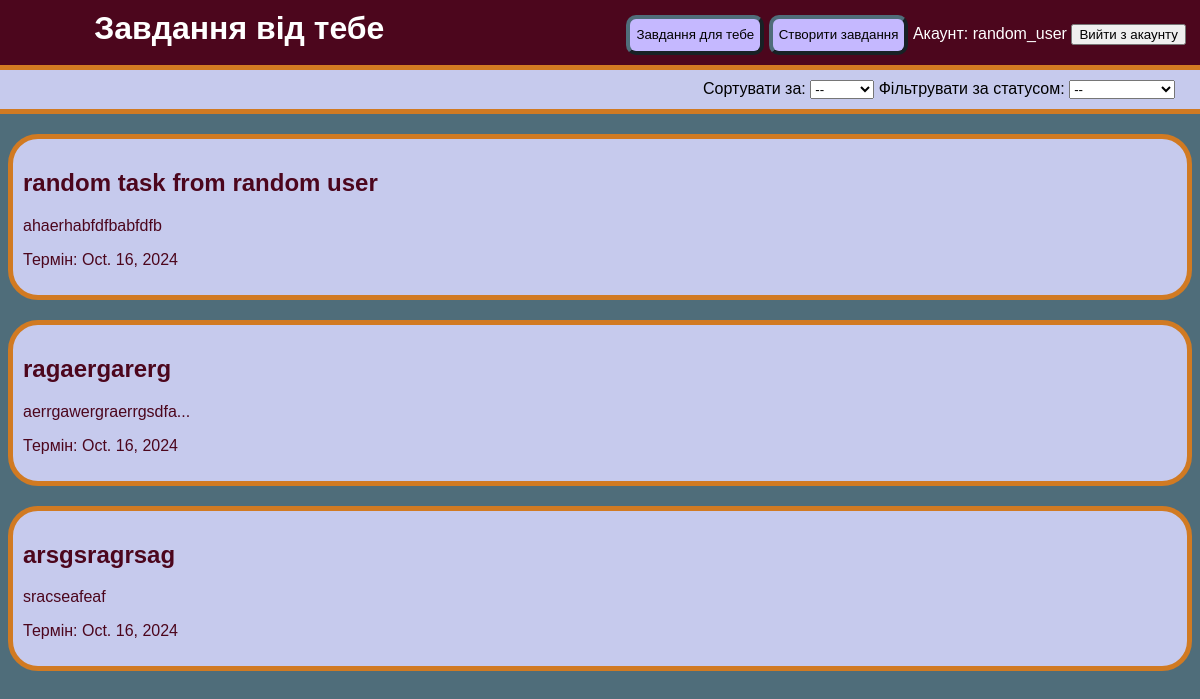
Page /tasks_from_you/ (signed in) on the earlier database version.
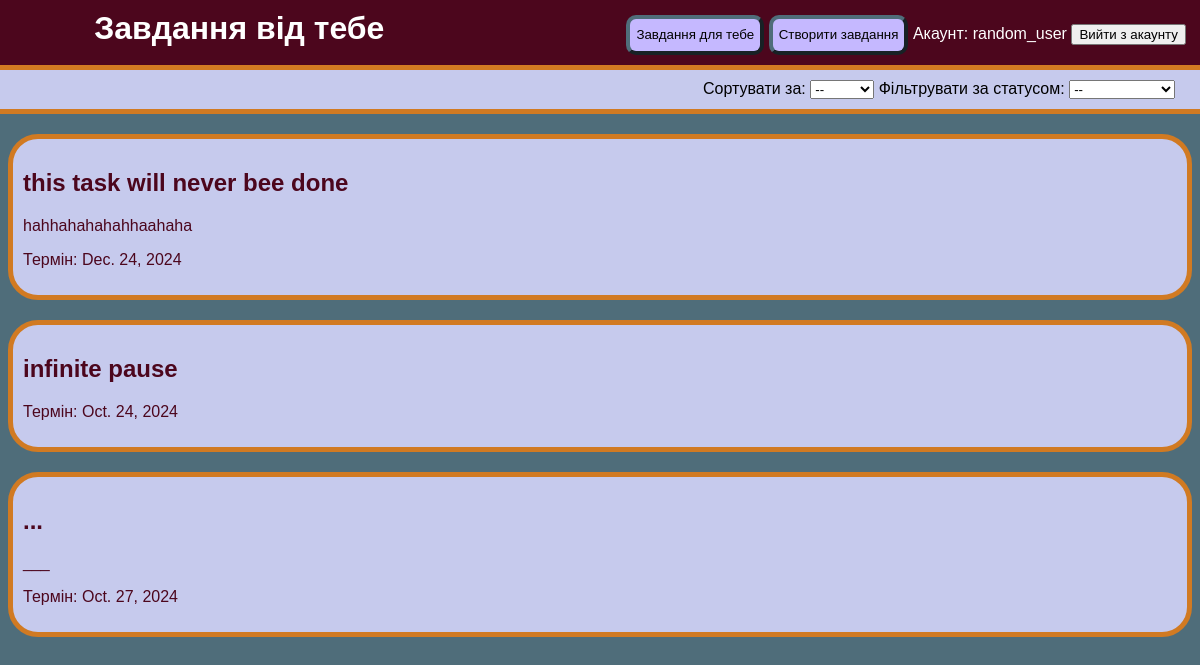
Same page on the later database version.
### tracking_app/models.py (models this page shows)
class Task(models.Model):
    name = models.CharField(max_length=50)
    description = models.TextField()
    stat = models.CharField(max_length=50)
    term = models.DateField()
    giver_id = models.ForeignKey(User, on_delete=models.CASCADE, related_name="tasks_given", default=1)
    receiver_id = models.ForeignKey(User, on_delete=models.CASCADE, related_name="tasks_received", default=1)

### tracking_app/views.py (the view)
# urls.py: path('tasks_from_you/', views.tasks_from_you, name='tasks_from_you'),
def tasks_from_you(request):
    sort_by = request.GET.get('sort_by', 'none')
    status_filter = request.GET.get('status_filter', 'none')
    tasks = Task.objects.filter(giver_id = request.session['user_id'])
    if request.method == 'POST':
        action = request.POST.get('action')
        if action == 'log_out':
            return redirect('signup')
    if status_filter != "none":
        tasks = tasks.filter(stat=status_filter)
    if sort_by != "none":
        tasks = tasks.order_by(sort_by)
    return render(request, 'tasks_from_you.html', {'tasks': tasks, 'name': User.objects.get(id=request.session['user_id']).name, 'current_sort': sort_by, 'current_status_filter': status_filter})

### templates/tasks_from_you.html (shortened to what this page needs)
{% load static %}
<!DOCTYPE html>
<html>
<head>
    <link rel="stylesheet" type="text/css" href="{% static 'tracking_app/style.css' %}">
</head>
<body>
    <div class="header">
        <h1 style="display: inline;" class="header_text">Завдання від тебе</h1>
        <button class="link_button" type="button" onclick="window.location.href='/tasks_list'">Завдання для тебе</button>
        <button class="link_button" type="button" onclick="window.location.href='/creating_task'">Створити завдання</button>
        <span class="white_text">Акаунт: {{name}}</span>
        <form method="POST" style="display: inline;">
            <button type="submit" class="log_out_button" name="action" value="log_out">Вийти з акаунту</button>
        </form>
    </div>
    <div class="panel">
        <form method="GET" action="{% url 'tasks_from_you' %}">
            <label for="sort_by">Сортувати за:</label>
            <select name="sort_by" id="sort_by" onchange="this.form.submit()">
                <option value="none" {% if current_sort == 'none' %}selected{% endif %}>--</option>
            </select>
            <label for="status_filter">Фільтрувати за статусом:</label>
            <select name="status_filter" id="status_filter" onchange="this.form.submit()">
                <option value="none"{% if current_status_filter == 'none' %}selected{% endif %}>--</option>
            </select>
        </form>
    </div>
        {% for task in tasks %}
            <a href="{% url 'changing_task' task.id %}" class="task_card">
                <div class="task_frame">
                    <h2>{{ task.name }}</h2>
                    <p>{{ task.description|slice:":20"|linebreaksbr }}{% if task.description|length > 20 %}...{% endif %}</p>
                    <p>Термін: {{ task.term }}</p>
                </div>
            </a>
        {% endfor %}
</body>
</html>

Differences in the rows shown:
removed Task: name "random task from random user", description "ahaerhabfdfbabfdfb", term "Oct. 16, 2024"
removed Task: name "ragaergarerg", description "aerrgawergraerrgsdfa", term "Oct. 16, 2024"
removed Task: name "arsgsragrsag", description "sracseafeaf", term "Oct. 16, 2024"
added Task: name "this task will never bee done", description "hahhahahahahhaahaha", term "Dec. 24, 2024"
added Task: name "infinite pause", term "Oct. 24, 2024"
added Task: name "...", description "___", term "Oct. 27, 2024"
